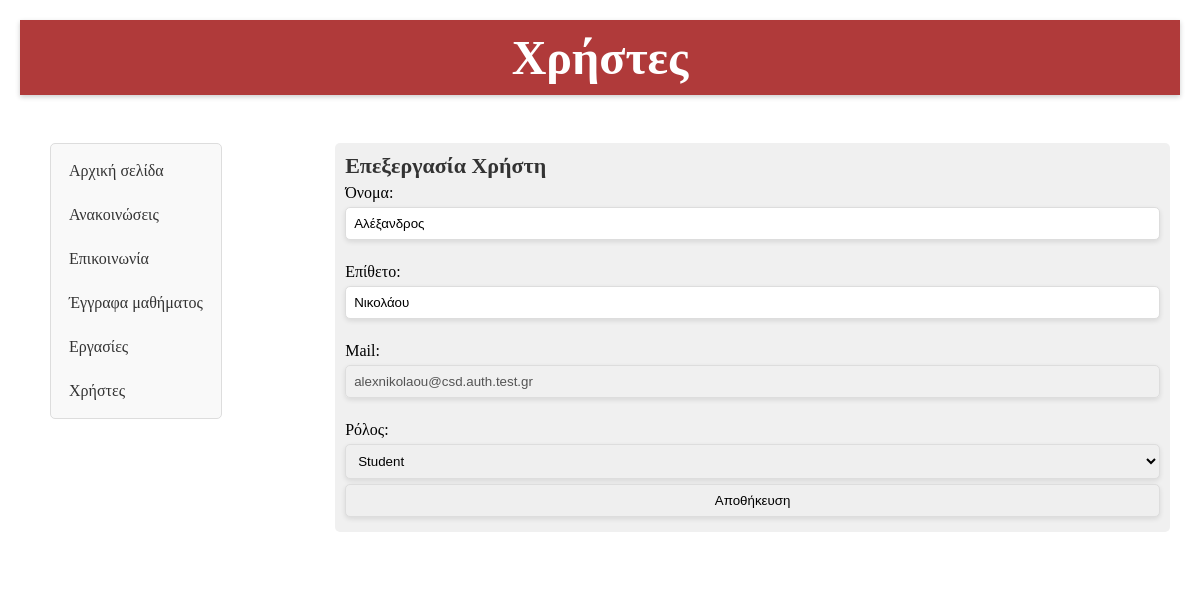
The app's page /edit_user.php?id=1 (signed in) with its own data.
### tables this page shows
CREATE TABLE `users` (
  `id` int(11) NOT NULL,
  `name` varchar(255) NOT NULL,
  `surname` varchar(255) NOT NULL,
  `loginname` varchar(255) NOT NULL,
  `password` varchar(255) NOT NULL,
  `role` set('Tutor','Student') NOT NULL
);

### edit_user.php (the view, shortened to what this page needs)
<?php
require 'db_connection.php';
$id = $_GET['id'];
$sql = "SELECT * FROM users WHERE id = $id";
$result = mysqli_query($conn, $sql);
$row = mysqli_fetch_assoc($result);
?>
<!DOCTYPE html>
<html lang="en">
<head>
    <link rel="stylesheet" href="style.css">
</head>
<body>
<div class="container">
    <div class="title">
        <h1>Χρήστες</h1>
    </div>
    <br>
    <div class="row">
        <div class="column options">
            <?php require 'menu.php'; ?>
        </div>
        <div class="column content">
            <div class="communication">
                <h2>Επεξεργασία Χρήστη</h2>
                <form method="post" action="update_user.php">
                    <label for="name">Όνομα:</label>
                    <input type="text" name="name" value="<?php echo $row['name']; ?>"><br>
                    <label for="surname">Επίθετο:</label>
                    <input type="text" name="surname" value="<?php echo $row['surname']; ?>"><br>
                    <label for="name">Mail:</label>
                    <input type="text" name="loginname" value="<?php echo $row['loginname']; ?>" disabled><br>
                    <label for="surname">Ρόλος:</label>
                    <select id="role" name="role">
                        <option value="Student" <?php if ($row['role'] === "Student") echo "selected"; ?>>Student</option>
                    </select>
                    <input type="submit" value="Αποθήκευση">
                </form>
            </div>
        </div>
    </div>
</div>
</body>
</html>

### style.css (style rules this page uses)
* { box-sizing: border-box; margin: 0; padding: 0; }
body { position: relative; }
.container { width: 100%; max-width: 1200px; margin: 0 auto; padding: 20px; }
.title { text-align: center; background-color: #b03a3a; color: #fff; font-size: 24px; padding: 10px; box-shadow: 0 2px 5px rgba(0, 0, 0, 0.2); margin-bottom: 20px; }
.row { display: flex; justify-content: space-between; }
.column { padding: 10px; }
.options { width: 25%; margin-left: 20px; }
.content { width: 75%; }
.row:after { content: ""; display: table; clear: both; }
.announcement, .communication, .document, .homework, .user { margin-bottom: 20px; padding: 10px; background-color: #f0f0f0; border-radius: 5px; }
.announcement h2, .communication h2, .document h2, .homework h2, .user h2 { font-size: 22px; color: #333; margin-bottom: 5px; }
.communication input[type="text"], .communication input[type="password"], .communication input[type="date"], .communication input[type="submit"], .communication button[type="submit"], .communication select, .communication textarea[type="text"], .communication textarea { border: 1px solid #ddd; border-radius: 5px; padding: 8px; box-shadow: 0 2px 5px rgba(0, 0, 0, 0.1); margin: 5px 0; }
.communication label, .communication select, .communication input[type="text"], .communication input[type="password"], .communication input[type="date"], .communication input[type="submit"], .communication button[type="submit"], .communication textarea[type="text"], .communication textarea { display: block; width: 100%; }

### records on screen
users: name "Αλέξανδρος", surname "Νικολάου", loginname "alexnikolaou@csd.auth.test.gr", role "Student"
